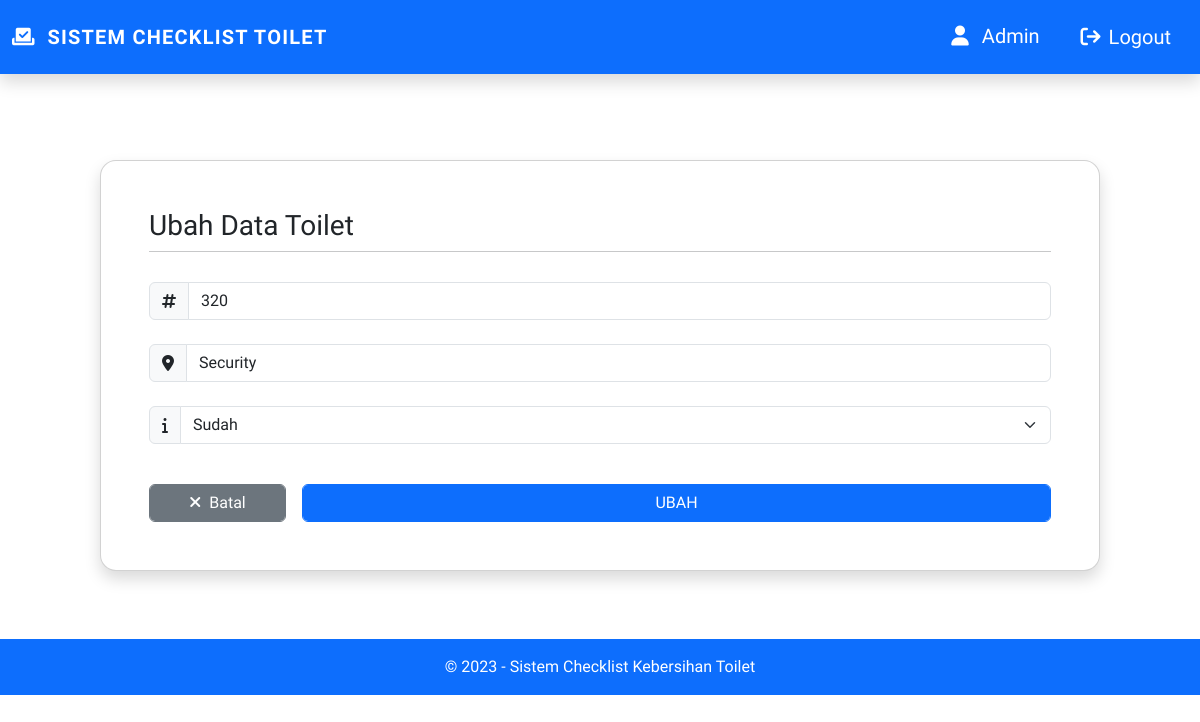
Page /ubah_toilet.php?id=320 (signed in) on the committed database.
### tables this page shows
CREATE TABLE `toilet` (
  `id` int(11) NOT NULL,
  `lokasi` varchar(45) DEFAULT NULL,
  `keterangan` varchar(45) DEFAULT NULL
);

### ubah_toilet.php (the view, shortened to what this page needs)
<?php
include "login.php";
$toilet_id = "";
$lokasi = "";
$keterangan = "";
if (isset($_GET['id'])) {
    $result = mysqli_query($conn, "SELECT * FROM toilet WHERE id = '$_GET[id]'");
    $row = mysqli_fetch_array($result);
    if ($row) {
        $toilet_id = $row['id'];
        $lokasi = $row['lokasi'];
        $keterangan = $row['keterangan'];
    }
}
?>
<!DOCTYPE html>
<html lang="en">
<head>
    <link rel="stylesheet" href="assets/css/style.css">
    <link rel="stylesheet" href="assets/css/mobile_view.css">
    <link href="https://cdn.jsdelivr.net/npm/bootstrap@5.3.2/dist/css/bootstrap.min.css" rel="stylesheet"
>
</head>
<body>
    <div class="container-fluid">
        <nav class="navbar bg-primary fixed-top navbar-expand-lg py-3 shadow">
            <div class="container-fluid">
                <div class="navbar-brand d-inline-block align-text-top">
                    <i class="fa-solid fa-check-to-slot me-2" style="color: #ffffff;"></i>
                    <span class="text-white fw-bold h5" style="letter-spacing: 1.2px;">SISTEM CHECKLIST TOILET</span>
                </div>
                <div class="d-flex justify-content-end">
                    <div class="navbar-brand">
                        <i class="user fa-solid fa-user text-white"></i>
                        <span class="text-white text-capitalize p-2"><?= $_SESSION["username"]; ?></span>
                    </div>
                    <button onclick="logout()" class="btn navbar-brand text-white px-3" style="margin-right: 0px;"><i class="fa-solid fa-arrow-right-from-bracket me-2"></i>Logout</Button>
                </div>
            </div>
        </nav>
        <div class="card mx-auto rounded-4 shadow" style="max-width: 1000px; margin-top: 160px;">
            <div class="card-body p-5">
                <div class="h3 card-title">Ubah Data Toilet</div>
                <hr style="margin-top: 0px; margin-bottom: 30px;">
                <form method="POST" enctype="multipart/form-data">
                    <div class="input-group mb-4">
                        <label class="input-group-text"><i class="fa-solid fa-hashtag"></i></label>
                        <input type="text" class="form-control" name="toilet_id"
                                    placeholder="ID Toilet" value="<?= $toilet_id ?>" required>
                    </div>
                    <div class="input-group mb-4">
                        <label class="input-group-text"><i class="fa-solid fa-location-dot"></i></label>
                        <input type="text" class="form-control" name="lokasi"
                                    placeholder="Lokasi" value="<?= $lokasi ?>" required>
                    </div>
                    <div class="input-group mb-4">
                        <label class="input-group-text"><i class="fa-solid fa-info"></i></label>
                        <select class="form-select" name="keterangan">
                            <option value="Sudah" <?= ($keterangan == 'Sudah') ? 'selected' : '' ?>>Sudah</option>
                        </select>
                    </div>
                    <div class="row g-3">
                        <div class="col-6 col-sm-2 col-md-2">
                            <button type="button" class="btn btn-secondary form-control px-4 me-2 mt-3" onclick="closeToilet()"><i class="fa-solid fa-xmark me-2"></i>Batal</button>
                        </div>
                        <div class="col-6 col-sm-4 col-md-10">
                            <button type="submit" name="ubah_toilet" class="btn btn-primary form-control text-uppercase mt-3">Ubah</button>
                        </div>
                    </div>
                </form>
            </div>
        </div>
    </div>
    <footer class="bg-primary text-white py-3" style="margin-top: 68px;">
        <div class="container-fluid text-center">
            &copy; <?php echo date('Y'); ?> - Sistem Checklist Kebersihan Toilet
        </div>
    </footer>
</body>
</html>

### assets/css/style.css (style rules this page uses)
* { font-family: "Rethink Sans", sans-serif; scroll-behavior: smooth; }
.container-fluid { max-width: 1250px; }

### rows in the picture
toilet: toilet_id "320", lokasi "Security", keterangan "Sudah"

### other values in the picture
$_SESSION["username"] "Admin"
